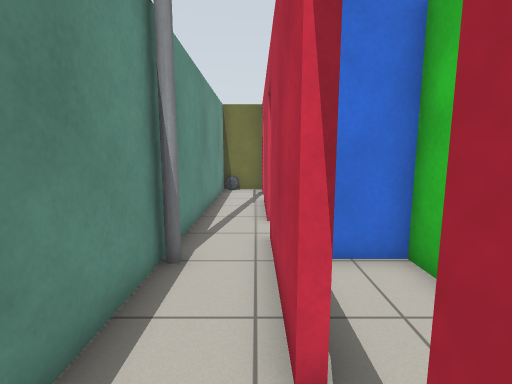
View 1 (above)

17 first-person views from a walk through a robot-simulator world made for Gazebo. The camera is 1.1 m above the floor, tilts 8° down and sees 85° across. Floor lines are 1 m apart. The floor is counted in squares, 0.5 m on a side. Each view is taken from the middle of a square. On the plan, view 1 faces up. The plan holds only what a view shows up to about 17 squares ahead; the rest is blank. Gazebo's built-in surfaces are drawn with simple patterns. Simple shapes stand in for some stock models.

View 2
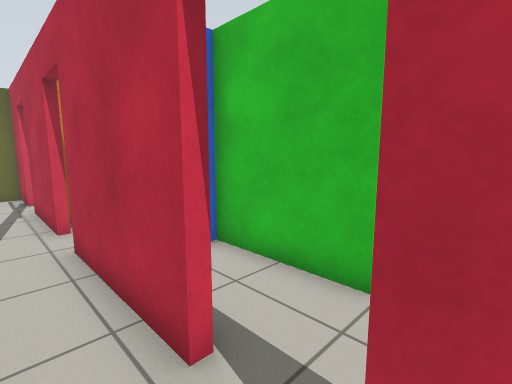

View 3
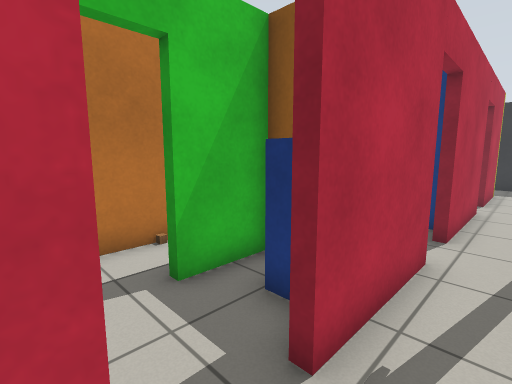

View 4
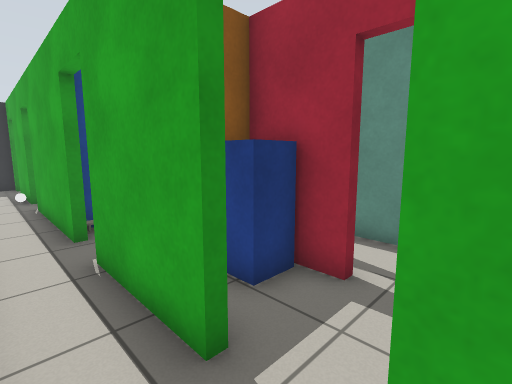

View 5
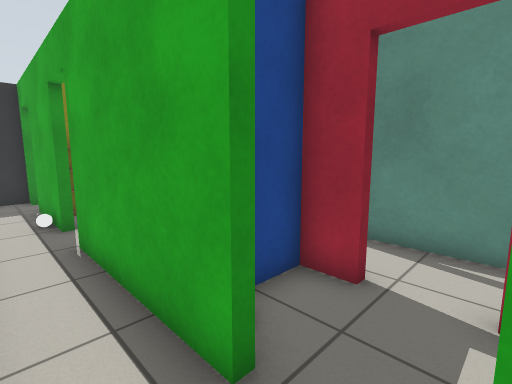

View 6
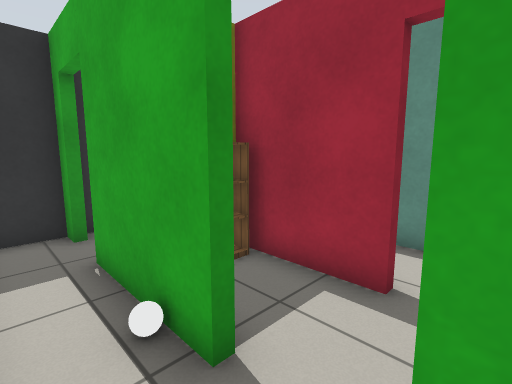

View 7
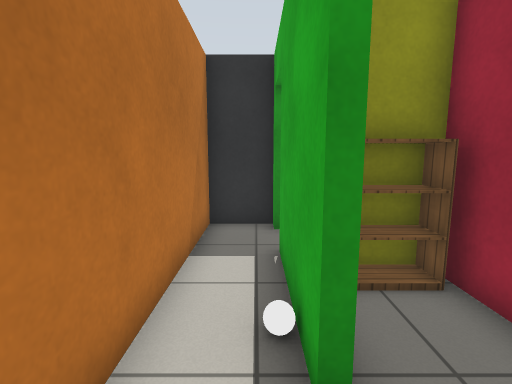

View 8
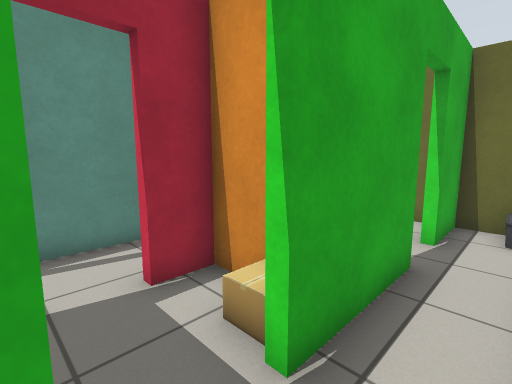

View 9
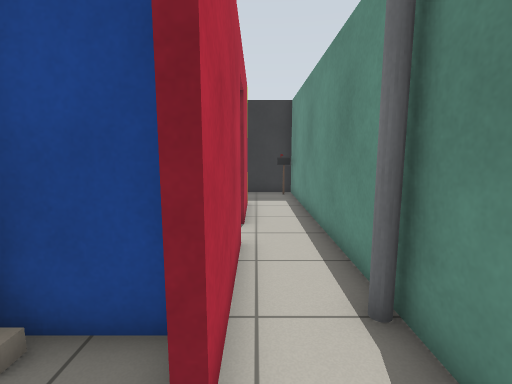

View 10
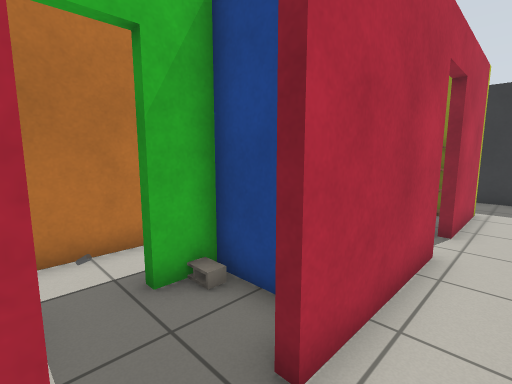

View 11
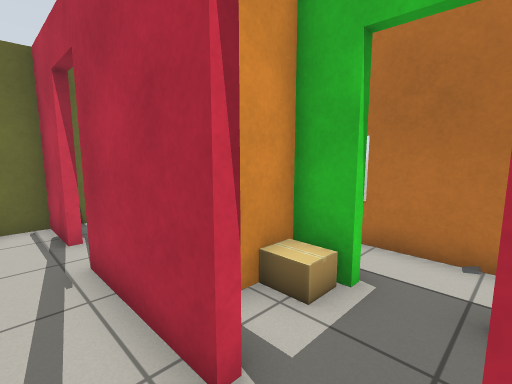

View 12
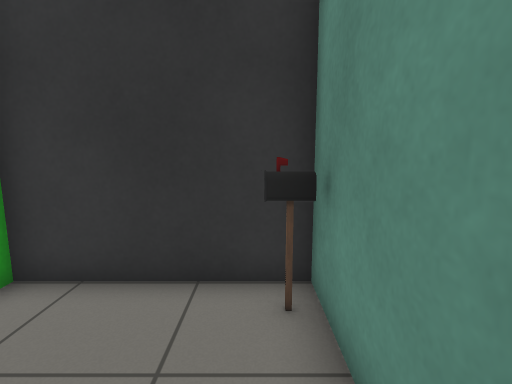

View 13
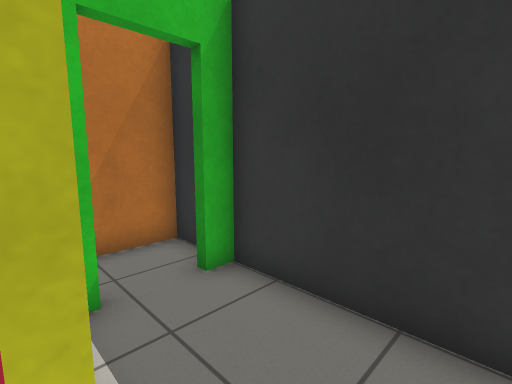

View 14
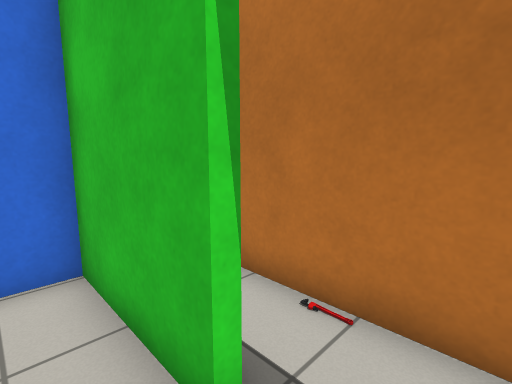

View 15
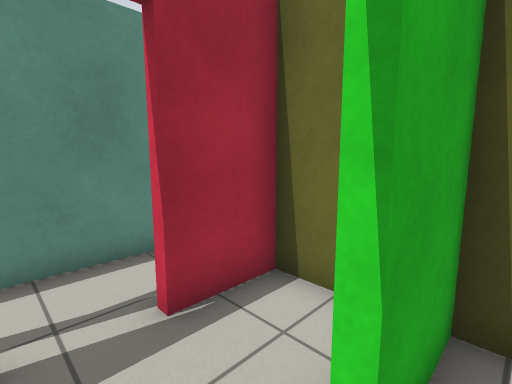

View 16
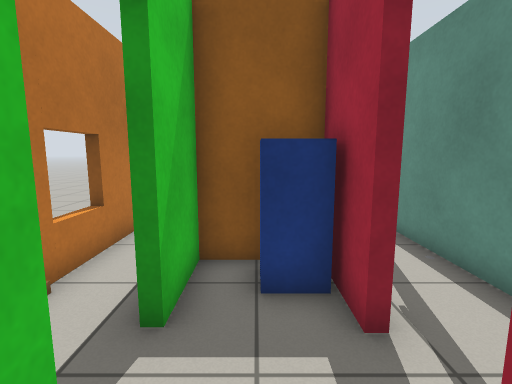

View 17
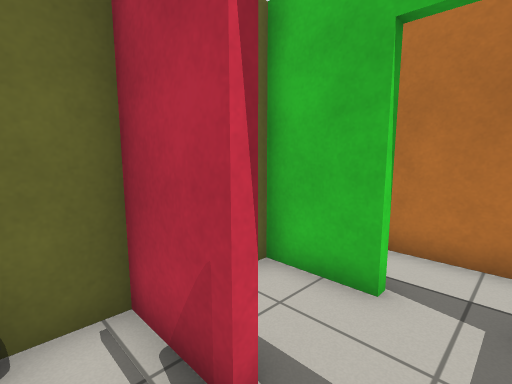

### Floor plan
Ten units are one square. View 1 is at (0, 0); x grows to the right and y downward. Boxes are objects, and circles mark ways between rooms. Rooms are numbered by the first view taken in them; rooms with no view inside come last. Other rooms are left out.
<svg viewBox="-30 -180 90 250">
<path fill="none" stroke="#000" d="M4 34 4 -5M7 -5 7 30 26 30M-20 -5 -20 65 32 65 32 58M32 -16 32 -56 15 -56M4 -121 4 -128M4 -145 4 -169 -20 -169 -20 -64M4 -89 4 -106M54 -62 54 -152M35 -72 35 -16M35 1 35 41M35 -128 35 -89M35 58 35 65 54 65 54 -39M48 -169 35 -169 35 -145M32 -145 32 -169 7 -169 7 -145M32 -105 32 -128M6 -105 25 -105M4 -23 4 -71M-20 -64 -20 -5M32 -89 32 -95M7 -71 7 -59 32 -59 32 -72M25 -102 7 -102 7 -89"/>
<rect x="-15" y="55" width="10" height="10" fill="#bbb"><title>postbox</title></rect>
<rect x="5" y="15" width="20" height="20" fill="#bbb"><title>bookshelf</title></rect>
<rect x="-15" y="-175" width="10" height="10" fill="#bbb"><title>car</title></rect>
<rect x="25" y="-105" width="10" height="10" fill="#bbb"><title>cardboard box</title></rect>
<rect x="35" y="5" width="10" height="10" fill="#bbb"><title>white ball</title></rect>
<rect x="45" y="-125" width="10" height="10" fill="#bbb"><title>other object</title></rect>
<rect x="45" y="-165" width="10" height="10" fill="#bbb"><title>other object</title></rect>
<rect x="5" y="-125" width="20" height="20" fill="#bbb"><title>postbox</title></rect>
<rect x="-25" y="-55" width="10" height="10" fill="#bbb"><title>pole</title></rect>
<circle cx="30" cy="-5" r="3" fill="#2a7"/>
<circle cx="30" cy="45" r="3" fill="#2a7"/>
<circle cx="-10" cy="0" r="3" fill="#2a7"/>
<circle cx="5" cy="-15" r="3" fill="#2a7"/>
<circle cx="5" cy="-135" r="3" fill="#2a7"/>
<circle cx="-10" cy="-70" r="3" fill="#2a7"/>
<circle cx="5" cy="-75" r="3" fill="#2a7"/>
<circle cx="30" cy="-135" r="3" fill="#2a7"/>
<circle cx="30" cy="-85" r="3" fill="#2a7"/>
<text x="10" y="20">1</text>
<text x="-10" y="-120">2</text>
<text x="40" y="-50">3</text>
<text x="20" y="-130">4</text>
<text x="-10" y="-40">5</text>
<text x="20" y="-80">6</text>
</svg>
Room 1 opens to room 3. Room 1 opens to room 5. Room 2 opens to room 4. Room 2 opens to room 5. Room 2 opens to room 6. Room 3 opens to room 4. Room 3 opens to room 6.

Where each view was taken, in squares from view 1:
view 1: 0 up, 0 right, facing up
view 2: 0 up, 1 left, facing up-right
view 3: 15 up, 1 left, facing down-right
view 4: 15 up, 5 right, facing down-left
view 5: 9 up, 5 right, facing down-left
view 6: 2 up, 5 right, facing down-left
view 7: 2 up, 4 right, facing down
view 8: 7 up, 5 right, facing up-left
view 9: 9 up, 0 right, facing down
view 10: 9 up, 1 left, facing down-right
view 11: 7 up, 1 left, facing up-right
view 12: 2 down, 1 left, facing down
view 13: 3 down, 1 left, facing down-right
view 14: 0 up, 2 right, facing up-right
view 15: 13 up, 4 right, facing up-left
view 16: 16 up, 2 right, facing down
view 17: 13 up, 1 left, facing up-right
